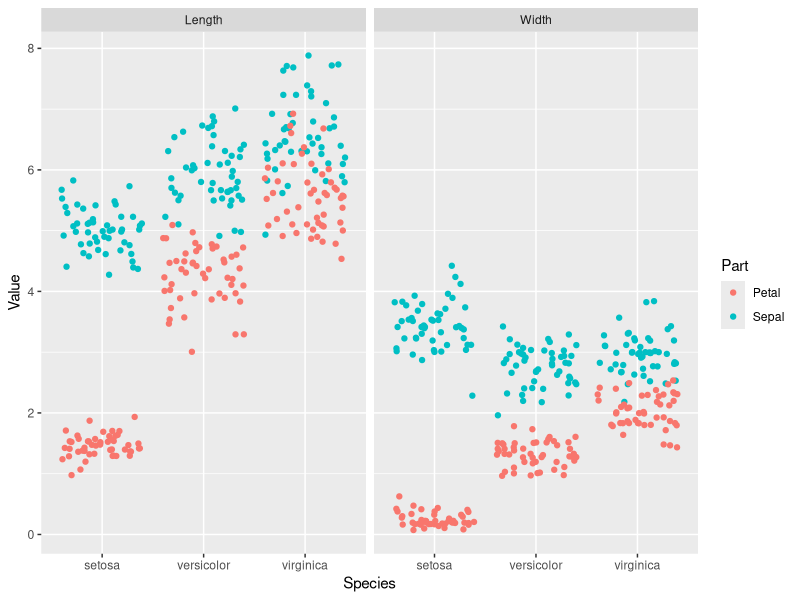
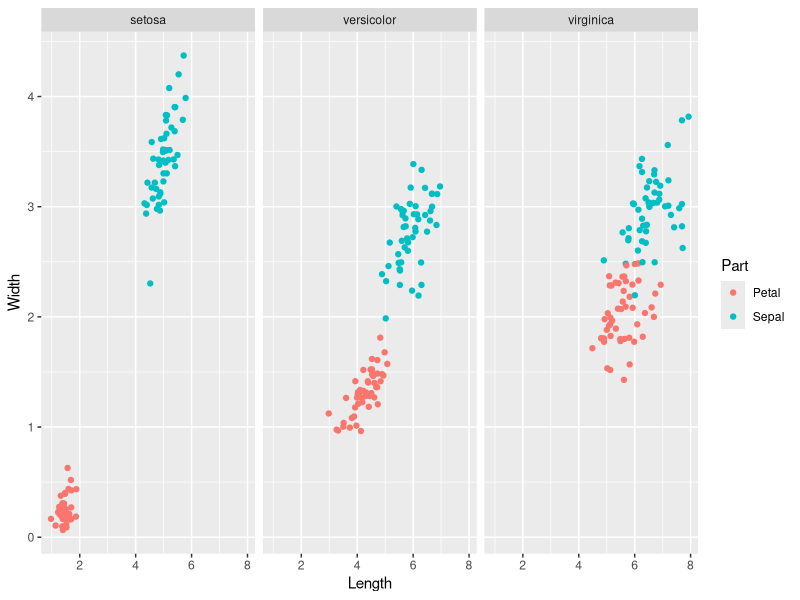
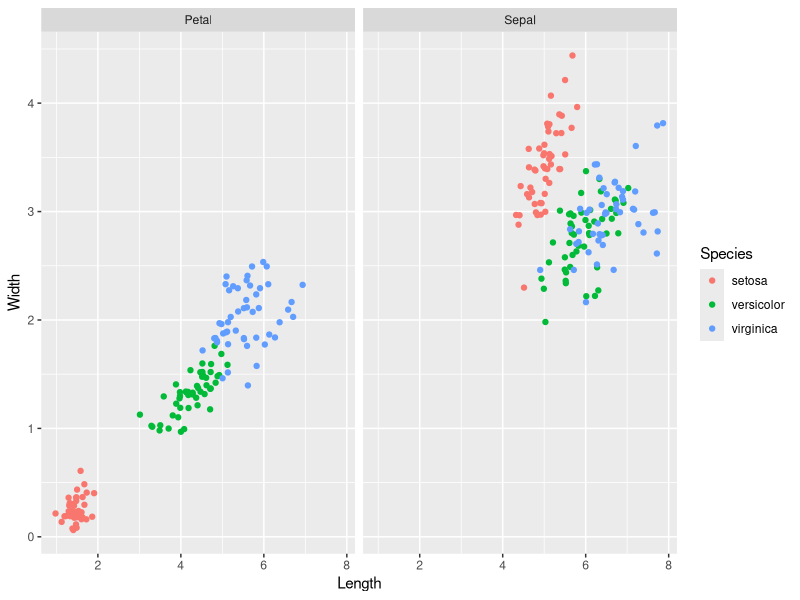

The R source for these figures, in order:
## ---- chunk 1
knitr::opts_chunk$set(echo = TRUE)
## ---- chunk 2
library(tidyverse)
## ---- chunk 3
df <- as_tibble(iris)
str(df)
## ---- chunk 4
head(df)
## ---- chunk 5
df_long <- df %>% 
    gather(key = Part_Measure, value = Value, -Species) %>% #Gather columns
    separate(col = Part_Measure, into = c("Part", "Measure"), sep = "\\.") #Break gathered column into two columns
df_long$Measure <- as.factor(df_long$Measure)
head(df_long)
## ---- chunk 6
df$FlowerID <- 1:nrow(df)
df_wide <- df %>% 
    gather(key = Part_Measure, value = Value, -Species, -FlowerID) %>% 
    separate(col = Part_Measure, into = c("Part", "Measure"), sep = "\\.") %>% 
    spread(key = Measure, value = Value)
head(df_wide)
## ---- chunk 7
ggplot(df_long, aes(x = Species, y = Value, col = Part)) +
    geom_jitter()+
    facet_grid(. ~ Measure)
## ---- chunk 8
ggplot(df_wide, aes(x = Length, y = Width, col = Part)) +
    geom_jitter() +
    facet_grid(. ~ Species)
## ---- chunk 9
ggplot(df_wide, aes(x=Length, y = Width, col = Species)) +
    geom_jitter() +
    facet_grid(. ~ Part)
